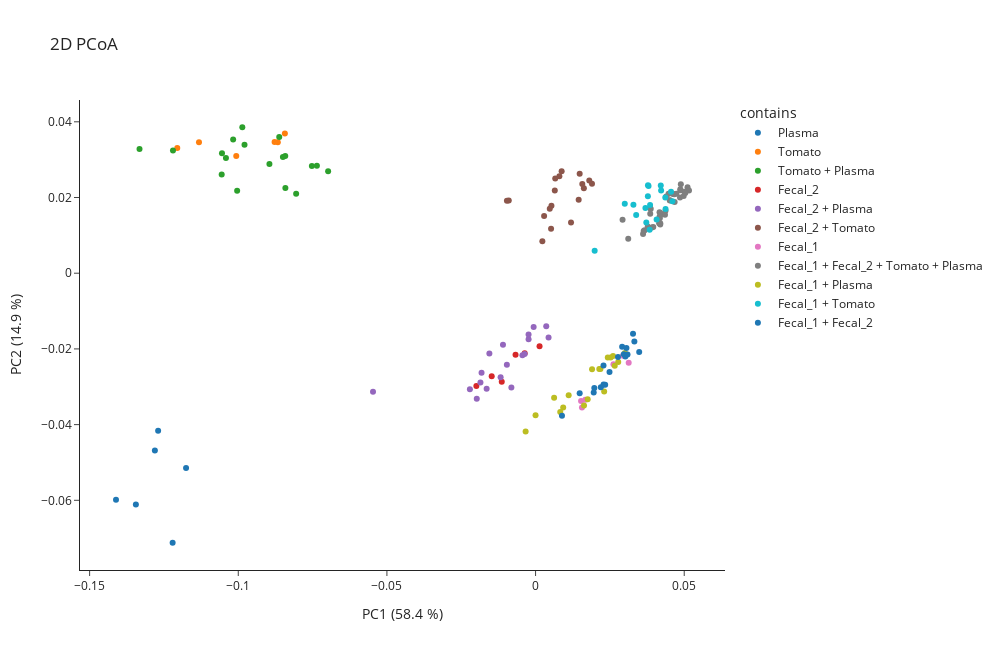

Source (notebook cell):
### Markdown cell above
## Plotting

We can now use the MEMO matrix to generate the PCoA of our samples

### Code cell
memo.visualization.plot_pcoa_2d(
    matrix= memo_qe.memo_matrix,
    df_metadata=df_meta,
    metric= 'braycurtis',
    filename_col = 'Filename',
    group_col='contains',
    norm = False,
    scaling= False,
    pc_to_plot = [1,2]
)

### Figure 1 — Plotly figure (JSON) as saved in the notebook; plotly's stock layout.template omitted (floating-point values rounded to 4 significant figures)
{"data": [{"hovertemplate": "<b>%{hovertext}</b><br><br>contains=Plasma<br>PC1 (58.4 %)=%{x}<br>PC2 (14.9 %)=%{y}<extra></extra>", "hovertext": ["QEC18_NIST_20181227102029.mzML", "QEC18_NIST_20181227182328.mzML", "QEC18_NIST.mzML", "QEC18RT_NIST_20181228191835.mzML", "QEC18RT_NIST_20181229031403.mzML", "QEC18RT_NIST.mzML"], "legendgroup": "Plasma", "marker": {"color": "#1F77B4", "symbol": "circle"}, "mode": "markers", "name": "Plasma", "orientation": "v", "showlegend": true, "type": "scatter", "x": [-0.1344, -0.1411, -0.1221, -0.1281, -0.127, -0.1176], "xaxis": "x", "y": [-0.06112, -0.05984, -0.07121, -0.04685, -0.04165, -0.05149], "yaxis": "y"}, {"hovertemplate": "<b>%{hovertext}</b><br><br>contains=Tomato<br>PC1 (58.4 %)=%{x}<br>PC2 (14.9 %)=%{y}<extra></extra>", "hovertext": ["QEC18_To_20181227204313.mzML", "QEC18_To_20181227231513.mzML", "QEC18_To.mzML", "QEC18RT_To_20181229050805.mzML", "QEC18RT_To_20181229074015.mzML", "QEC18RT_To.mzML"], "legendgroup": "Tomato", "marker": {"color": "#FF7F0E", "symbol": "circle"}, "mode": "markers", "name": "Tomato", "orientation": "v", "showlegend": true, "type": "scatter", "x": [-0.1205, -0.1007, -0.1132, -0.0867, -0.08778, -0.08432], "xaxis": "x", "y": [0.03309, 0.03097, 0.0346, 0.03463, 0.03467, 0.03692], "yaxis": "y"}, {"hovertemplate": "<b>%{hovertext}</b><br><br>contains=Tomato + Plasma<br>PC1 (58.4 %)=%{x}<br>PC2 (14.9 %)=%{y}<extra></extra>", "hovertext": ["QEC18_To-1_NIST-3_20181227172525.mzML", "QEC18_To-1_NIST-3_20181227214013.mzML", "QEC18_To-1_NIST-3.mzML", "QEC18_To-1_NIST-1_20181227111754.mzML", "QEC18_To-1_NIST-1_20181228010915.mzML", "QEC18_To-1_NIST-1.mzML", "QEC18_To-3_NIST-1_20181227074824.mzML", "QEC18_To-3_NIST-1_20181227160801.mzML", "QEC18_To-3_NIST-1.mzML", "QEC18RT_To-1_NIST-3_20181229021701.mzML", "QEC18RT_To-1_NIST-3_20181229060507.mzML", "QEC18RT_To-1_NIST-3.mzML", "QEC18RT_To-1_NIST-1_20181228201537.mzML", "QEC18RT_To-1_NIST-1_20181229093419.mzML", "QEC18RT_To-1_NIST-1.mzML", "QEC18RT_To-3_NIST-1_20181228162117.mzML", "QEC18RT_To-3_NIST-1_20181229010055.mzML", "QEC18RT_To-3_NIST-1.mzML"], "legendgroup": "Tomato + Plasma", "marker": {"color": "#2CA02C", "symbol": "circle"}, "mode": "markers", "name": "Tomato + Plasma", "orientation": "v", "showlegend": true, "type": "scatter", "x": [-0.08053, -0.1004, -0.08415, -0.1055, -0.1056, -0.1332, -0.1041, -0.122, -0.08952, -0.06977, -0.07355, -0.07524, -0.0979, -0.08419, -0.1017, -0.08622, -0.09864, -0.08499], "xaxis": "x", "y": [0.02099, 0.0218, 0.0225, 0.03167, 0.02608, 0.03279, 0.03044, 0.03245, 0.02885, 0.02693, 0.02842, 0.02834, 0.03396, 0.03097, 0.03534, 0.03598, 0.03856, 0.03068], "yaxis": "y"}, {"hovertemplate": "<b>%{hovertext}</b><br><br>contains=Fecal_2<br>PC1 (58.4 %)=%{x}<br>PC2 (14.9 %)=%{y}<extra></extra>", "hovertext": ["QEC18_F2_20181227121553.mzML", "QEC18_F2_20181228001213.mzML", "QEC18_F2.mzML", "QEC18RT_F2_20181228211241.mzML", "QEC18RT_F2_20181229083715.mzML", "QEC18RT_F2.mzML"], "legendgroup": "Fecal_2", "marker": {"color": "#D62728", "symbol": "circle"}, "mode": "markers", "name": "Fecal_2", "orientation": "v", "showlegend": true, "type": "scatter", "x": [-0.01138, -0.01991, -0.01475, 0.001334, -0.003662, -0.006739], "xaxis": "x", "y": [-0.0287, -0.0298, -0.02719, -0.01928, -0.02116, -0.02157], "yaxis": "y"}, {"hovertemplate": "<b>%{hovertext}</b><br><br>contains=Fecal_2 + Plasma<br>PC1 (58.4 %)=%{x}<br>PC2 (14.9 %)=%{y}<extra></extra>", "hovertext": ["QEC18_F2-1_NIST-3_20181227103932.mzML", "QEC18_F2-1_NIST-3_20181227145038.mzML", "QEC18_F2-1_NIST-3.mzML", "QEC18_F2-1_NIST-1_20181227212113.mzML", "QEC18_F2-1_NIST-1_20181227233413.mzML", "QEC18_F2-1_NIST-1.mzML", "QEC18_F2-3_NIST-1_20181227162723.mzML", "QEC18_F2-3_NIST-1_20181228005015.mzML", "QEC18_F2-3_NIST-1.mzML", "QEC18RT_F2-1_NIST-3_20181228193737.mzML", "QEC18RT_F2-1_NIST-3_20181228234449.mzML", "QEC18RT_F2-1_NIST-3.mzML", "QEC18RT_F2-1_NIST-1_20181229054607.mzML", "QEC18RT_F2-1_NIST-1_20181229075915.mzML", "QEC18RT_F2-1_NIST-1.mzML", "QEC18RT_F2-3_NIST-1_20181229011957.mzML", "QEC18RT_F2-3_NIST-1_20181229091519.mzML", "QEC18RT_F2-3_NIST-1.mzML"], "legendgroup": "Fecal_2 + Plasma", "marker": {"color": "#9467BD", "symbol": "circle"}, "mode": "markers", "name": "Fecal_2 + Plasma", "orientation": "v", "showlegend": true, "type": "scatter", "x": [-0.02209, -0.01978, -0.05468, -0.01646, -0.01817, -0.009657, -0.01855, -0.01176, -0.008145, -0.01554, -0.00442, -0.01096, -0.002348, -0.00065, 0.003588, -0.002362, 0.004371, -0.00368], "xaxis": "x", "y": [-0.03063, -0.03318, -0.03131, -0.03051, -0.02628, -0.02416, -0.02885, -0.02749, -0.0302, -0.02124, -0.02166, -0.01891, -0.01748, -0.01424, -0.01402, -0.01619, -0.01701, -0.02132], "yaxis": "y"}, {"hovertemplate": "<b>%{hovertext}</b><br><br>contains=Fecal_2 + Tomato<br>PC1 (58.4 %)=%{x}<br>PC2 (14.9 %)=%{y}<extra></extra>", "hovertext": ["QEC18_F2-1_To-3_20181226223728.mzML", "QEC18_F2-1_To-3_20181227041925.mzML", "QEC18_F2-1_To-3.mzML", "QEC18_F2-1_To-1_20181227150959.mzML", "QEC18_F2-1_To-1_20181228014719.mzML", "QEC18_F2-1_To-1.mzML", "QEC18_F2-3_To-1_20181227082626.mzML", "QEC18_F2-3_To-1_20181227164643.mzML", "QEC18_F2-3_To-1.mzML", "QEC18RT_F2-1_To-3_20181228071021.mzML", "QEC18RT_F2-1_To-3_20181228125213.mzML", "QEC18RT_F2-1_To-3.mzML", "QEC18RT_F2-1_To-1_20181229000349.mzML", "QEC18RT_F2-1_To-1_20181229101223.mzML", "QEC18RT_F2-1_To-1.mzML", "QEC18RT_F2-3_To-1_20181228165919.mzML", "QEC18RT_F2-3_To-1_20181229013857.mzML", "QEC18RT_F2-3_To-1.mzML"], "legendgroup": "Fecal_2 + Tomato", "marker": {"color": "#8C564B", "symbol": "circle"}, "mode": "markers", "name": "Fecal_2 + Tomato", "orientation": "v", "showlegend": true, "type": "scatter", "x": [-0.009015, 0.006466, -0.009639, 0.002869, 0.005342, 0.004779, 0.01192, 0.005214, 0.002279, 0.008009, 0.008768, 0.006612, 0.01571, 0.01806, 0.01483, 0.01898, 0.01624, 0.0145], "xaxis": "x", "y": [0.01922, 0.02187, 0.01917, 0.01512, 0.01785, 0.01705, 0.01337, 0.01175, 0.008472, 0.0256, 0.02696, 0.025, 0.0236, 0.02451, 0.02629, 0.02364, 0.02247, 0.0194], "yaxis": "y"}, {"hovertemplate": "<b>%{hovertext}</b><br><br>contains=Fecal_1<br>PC1 (58.4 %)=%{x}<br>PC2 (14.9 %)=%{y}<extra></extra>", "hovertext": ["QEC18_F1_20181227030329.mzML", "QEC18_F1_20181228032223.mzML", "QEC18_F1.mzML", "QEC18RT_F1_20181228113615.mzML", "QEC18RT_F1_20181229114729.mzML", "QEC18RT_F1.mzML"], "legendgroup": "Fecal_1", "marker": {"color": "#E377C2", "symbol": "circle"}, "mode": "markers", "name": "Fecal_1", "orientation": "v", "showlegend": true, "type": "scatter", "x": [0.01674, 0.01561, 0.0153, 0.0262, 0.03132, 0.02941], "xaxis": "x", "y": [-0.03344, -0.03546, -0.03374, -0.02404, -0.02367, -0.02184], "yaxis": "y"}, {"hovertemplate": "<b>%{hovertext}</b><br><br>contains=Fecal_1 + Fecal_2 + Tomato + Plasma<br>PC1 (58.4 %)=%{x}<br>PC2 (14.9 %)=%{y}<extra></extra>", "hovertext": ["QEC18_F1-1_F2-1_NIST-2_To-1_20181227152919.mzML", "QEC18_F1-1_F2-1_NIST-2_To-1_20181227225613.mzML", "QEC18_F1-1_F2-1_NIST-2_To-1.mzML", "QEC18_F1-1_F2-1_NIST-1_To-2_20181227113714.mzML", "QEC18_F1-1_F2-1_NIST-1_To-2_20181227184249.mzML", "QEC18_F1-1_F2-1_NIST-1_To-2.mzML", "QEC18_F1-1_F2-2_NIST-1_To-1_20181227065123.mzML", "QEC18_F1-1_F2-2_NIST-1_To-1_20181228034123.mzML", "QEC18_F1-1_F2-2_NIST-1_To-1.mzML", "QEC18_Qcmix_begin.mzML", "QEC18_Qcmix_middle.mzML", "QEC18_Qcmix_end.mzML", "QEC18_Qcmix_end_20181228041923.mzML", "QEC18RT_Qcmix_begin.mzML", "QEC18RT_Qcmix_middle.mzML", "QEC18RT_Qcmix_end.mzML", "QEC18_F1-1_F2-1_NIST-1_To-1_20181227125436.mzML", "QEC18_F1-1_F2-1_NIST-1_To-1_20181227135238.mzML", "QEC18_F1-1_F2-1_NIST-1_To-1.mzML", "QEC18_F1-2_F2-1_NIST-1_To-1_20181228020619.mzML", "QEC18_F1-2_F2-1_NIST-1_To-1_20181228022521.mzML", "QEC18_F1-2_F2-1_NIST-1_To-1.mzML", "QEC18RT_F1-1_F2-1_NIST-2_To-1_20181229002251.mzML", "QEC18RT_F1-1_F2-1_NIST-2_To-1_20181229072113.mzML", "QEC18RT_F1-1_F2-1_NIST-2_To-1.mzML", "QEC18RT_F1-1_F2-1_NIST-1_To-2_20181228203439.mzML", "QEC18RT_F1-1_F2-1_NIST-1_To-2_20181229033303.mzML", "QEC18RT_F1-1_F2-1_NIST-1_To-2.mzML", "QEC18RT_F1-1_F2-2_NIST-1_To-1_20181228152413.mzML", "QEC18RT_F1-1_F2-2_NIST-1_To-1_20181229120629.mzML", "QEC18RT_F1-1_F2-2_NIST-1_To-1.mzML", "QEC18RT_F1-1_F2-1_NIST-1_To-1_20181228215043.mzML", "QEC18RT_F1-1_F2-1_NIST-1_To-1_20181228224749.mzML", "QEC18RT_F1-1_F2-1_NIST-1_To-1.mzML", "QEC18RT_F1-2_F2-1_NIST-1_To-1_20181229103125.mzML", "QEC18RT_F1-2_F2-1_NIST-1_To-1_20181229105027.mzML", "QEC18RT_F1-2_F2-1_NIST-1_To-1.mzML"], "legendgroup": "Fecal_1 + Fecal_2 + Tomato + Plasma", "marker": {"color": "#7F7F7F", "symbol": "circle"}, "mode": "markers", "name": "Fecal_1 + Fecal_2 + Tomato + Plasma", "orientation": "v", "showlegend": true, "type": "scatter", "x": [0.03665, 0.03774, 0.0425, 0.03872, 0.03857, 0.03858, 0.04193, 0.03913, 0.03959, 0.03117, 0.04371, 0.04178, 0.0417, 0.02926, 0.04877, 0.04664, 0.04156, 0.04354, 0.04173, 0.03616, 0.04194, 0.03637, 0.0462, 0.04396, 0.04868, 0.05112, 0.04474, 0.04886, 0.05161, 0.04677, 0.04523, 0.05016, 0.04738, 0.04513, 0.04858, 0.04982, 0.05037], "xaxis": "x", "y": [0.01132, 0.01234, 0.01562, 0.01695, 0.0157, 0.01723, 0.01289, 0.01206, 0.01221, 0.009126, 0.01652, 0.0145, 0.01608, 0.01415, 0.02191, 0.02088, 0.01321, 0.01548, 0.01499, 0.01033, 0.01323, 0.01116, 0.02094, 0.02027, 0.02221, 0.02269, 0.02101, 0.02352, 0.02186, 0.01883, 0.01919, 0.02151, 0.02101, 0.01928, 0.02, 0.02041, 0.0212], "yaxis": "y"}, {"hovertemplate": "<b>%{hovertext}</b><br><br>contains=Fecal_1 + Plasma<br>PC1 (58.4 %)=%{x}<br>PC2 (14.9 %)=%{y}<extra></extra>", "hovertext": ["QEC18_F1-1_NIST-3_20181227133316.mzML", "QEC18_F1-1_NIST-3_20181228012817.mzML", "QEC18_F1-1_NIST-3.mzML", "QEC18_F1-1_NIST-1_20181227210213.mzML", "QEC18_F1-1_NIST-1_20181227215913.mzML", "QEC18_F1-1_NIST-1.mzML", "QEC18_F1-3_NIST-1_20181227045725.mzML", "QEC18_F1-3_NIST-1_20181227170603.mzML", "QEC18_F1-3_NIST-1.mzML", "QEC18RT_F1-1_NIST-3_20181228222847.mzML", "QEC18RT_F1-1_NIST-3_20181229095321.mzML", "QEC18RT_F1-1_NIST-3.mzML", "QEC18RT_F1-1_NIST-1_20181229052705.mzML", "QEC18RT_F1-1_NIST-1_20181229062407.mzML", "QEC18RT_F1-1_NIST-1.mzML", "QEC18RT_F1-3_NIST-1_20181228133015.mzML", "QEC18RT_F1-3_NIST-1_20181229015759.mzML", "QEC18RT_F1-3_NIST-1.mzML"], "legendgroup": "Fecal_1 + Plasma", "marker": {"color": "#BCBD22", "symbol": "circle"}, "mode": "markers", "name": "Fecal_1 + Plasma", "orientation": "v", "showlegend": true, "type": "scatter", "x": [-7.067e-06, 0.006236, -0.003341, 0.01113, 0.009287, 0.0083, 0.02307, 0.01753, 0.01629, 0.02143, 0.02606, 0.019, 0.02524, 0.02428, 0.02181, 0.03005, 0.02663, 0.0278], "xaxis": "x", "y": [-0.03755, -0.0329, -0.0418, -0.03223, -0.03549, -0.03666, -0.03128, -0.03333, -0.03498, -0.02532, -0.02189, -0.0254, -0.02225, -0.02226, -0.0253, -0.02106, -0.02446, -0.02349], "yaxis": "y"}, {"hovertemplate": "<b>%{hovertext}</b><br><br>contains=Fecal_1 + Tomato<br>PC1 (58.4 %)=%{x}<br>PC2 (14.9 %)=%{y}<extra></extra>", "hovertext": ["QEC18_F1-1_To-3_20181227174446.mzML", "QEC18_F1-1_To-3_20181227223713.mzML", "QEC18_F1-1_To-3.mzML", "QEC18_F1-1_To-1_20181227043825.mzML", "QEC18_F1-1_To-1_20181227123513.mzML", "QEC18_F1-1_To-1.mzML", "QEC18_F1-3_To-1_20181228003115.mzML", "QEC18_F1-3_To-1_20181228024423.mzML", "QEC18_F1-3_To-1.mzML", "QEC18RT_F1-1_To-3_20181229023601.mzML", "QEC18RT_F1-1_To-3_20181229070211.mzML", "QEC18RT_F1-1_To-3.mzML", "QEC18RT_F1-1_To-1_20181228131115.mzML", "QEC18RT_F1-1_To-1_20181228213143.mzML", "QEC18RT_F1-1_To-1.mzML", "QEC18RT_F1-3_To-1_20181229085617.mzML", "QEC18RT_F1-3_To-1_20181229110929.mzML", "QEC18RT_F1-3_To-1.mzML"], "legendgroup": "Fecal_1 + Tomato", "marker": {"color": "#17BECF", "symbol": "circle"}, "mode": "markers", "name": "Fecal_1 + Tomato", "orientation": "v", "showlegend": true, "type": "scatter", "x": [0.03, 0.03291, 0.01988, 0.03695, 0.03384, 0.03852, 0.03837, 0.03725, 0.04071, 0.038, 0.03781, 0.04211, 0.04223, 0.04556, 0.03778, 0.04602, 0.04372, 0.04363], "xaxis": "x", "y": [0.01837, 0.0181, 0.005907, 0.01726, 0.01535, 0.018, 0.01146, 0.01341, 0.01421, 0.02305, 0.02327, 0.02319, 0.02187, 0.0215, 0.02033, 0.01901, 0.01695, 0.02002], "yaxis": "y"}, {"hovertemplate": "<b>%{hovertext}</b><br><br>contains=Fecal_1 + Fecal_2<br>PC1 (58.4 %)=%{x}<br>PC2 (14.9 %)=%{y}<extra></extra>", "hovertext": ["QEC18_F1-1_F2-3_20181227012831.mzML", "QEC18_F1-1_F2-3_20181227071023.mzML", "QEC18_F1-1_F2-3.mzML", "QEC18_F1-1_F2-1_20181227084526.mzML", "QEC18_F1-1_F2-1_20181227143118.mzML", "QEC18_F1-1_F2-1.mzML", "QEC18_F1-3_F2-1_20181227131356.mzML", "QEC18_F1-3_F2-1_20181227190209.mzML", "QEC18_F1-3_F2-1.mzML", "QEC18RT_F1-1_F2-3_20181228100117.mzML", "QEC18RT_F1-1_F2-3_20181228154315.mzML", "QEC18RT_F1-1_F2-3.mzML", "QEC18RT_F1-1_F2-1_20181228171821.mzML", "QEC18RT_F1-1_F2-1_20181228232549.mzML", "QEC18RT_F1-1_F2-1.mzML", "QEC18RT_F1-3_F2-1_20181228220945.mzML", "QEC18RT_F1-3_F2-1_20181229035205.mzML", "QEC18RT_F1-3_F2-1.mzML"], "legendgroup": "Fecal_1 + Fecal_2", "marker": {"color": "#1F77B4", "symbol": "circle"}, "mode": "markers", "name": "Fecal_1 + Fecal_2", "orientation": "v", "showlegend": true, "type": "scatter", "x": [0.02285, 0.02488, 0.01976, 0.02195, 0.01483, 0.008878, 0.02288, 0.01955, 0.02341, 0.03278, 0.03323, 0.02912, 0.03057, 0.02965, 0.0302, 0.03485, 0.03093, 0.02772], "xaxis": "x", "y": [-0.02435, -0.02612, -0.03032, -0.0301, -0.03173, -0.03763, -0.02941, -0.0315, -0.02944, -0.01602, -0.01802, -0.0194, -0.01974, -0.0214, -0.022, -0.02083, -0.02148, -0.02216], "yaxis": "y"}], "layout": {"height": 650, "legend": {"title": {"text": "contains"}, "tracegroupgap": 0}, "title": {"text": "2D PCoA"}, "width": 1000, "xaxis": {"anchor": "y", "domain": [0, 1], "title": {"text": "PC1 (58.4 %)"}}, "yaxis": {"anchor": "x", "domain": [0, 1], "title": {"text": "PC2 (14.9 %)"}}}}
